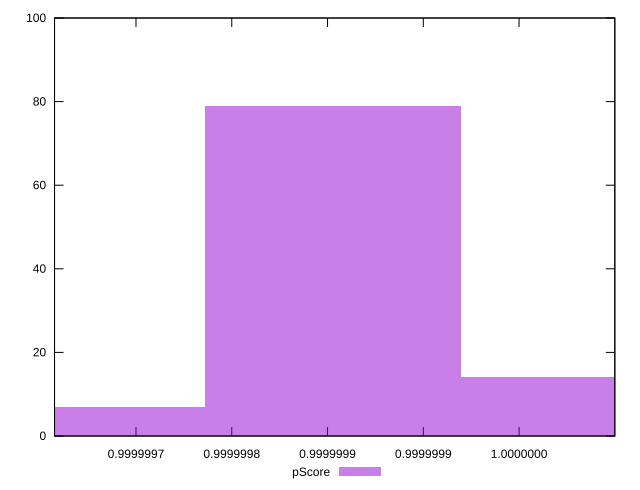

Here is the gnuplot script that generated this plot:
reset

$pScore <<EOF
0.9999998527328832 79
0.9999997193314992 7
0.9999999861342671 14
EOF

set key outside below
set boxwidth 1.3340138397724854e-7
set xrange [0.9999997074703659:0.9999999999903153]
set yrange [0:100]
set trange [0:100]
set style fill transparent solid 0.5 noborder
set terminal svg size 640, 490 enhanced background rgb 'white'
set output "reports/report_00032_2021-02-25T10-28-15.087Z/bootup-time/samples/card/pScore/histogram.svg"

plot $pScore title "pScore" with boxes

reset
